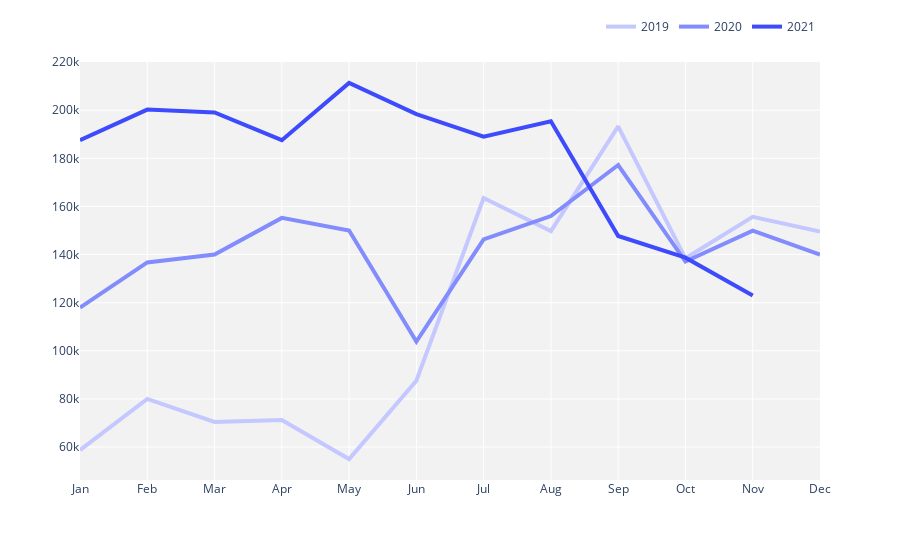

The notebook cell this image was saved under:
### Code cell
## Still to do - make months words, round number in hoverlabel (code doesn't seem to be working...)

colours = ['#c4c8ff','#838cfc','#3d4bfc']

df_median_cost = df.groupby(['Year','Month'])['Total Estimated Cost of Works'].median().reset_index()

#df_median_cost['Total Estimated Cost of Works'] = df_median_cost['Total Estimated Cost of Works'].astype(np.int64)

fig = px.line(df_median_cost, 
             x='Month',
             y='Total Estimated Cost of Works', 
             color='Year',
             markers = False, 
              render_mode="SVG",
              hover_data={'Month':False},
             color_discrete_sequence=colours)

fig.update_xaxes(ticklabelposition="inside top", title=None,)
fig.update_yaxes(title= None, showgrid = True, showticklabels = True)

fig.update_layout(hoverlabel=dict(bgcolor="white",
                                  font_size=14,
                                  font_family="Arial",
                                  font_color='Black',
                                  bordercolor="rgba(255,255,255,255)"),
                 plot_bgcolor='#f2f2f2')

fig.update_layout(hovermode="x unified", showlegend = True)

fig.update_layout(legend=dict(
    orientation="h",
    yanchor="bottom",
    y=1.05,
    xanchor="right",
    x=1,
))

fig.update_layout(legend={'title_text':''})

fig.update_traces(line=dict(width=4),hovertemplate=None)


fig.show()

fig.write_html(f'{visuals}Median_Monthly_Cost_By_Year.html')

### Figure 1 — Plotly figure (JSON) as saved in the notebook; plotly's stock layout.template omitted (floating-point values rounded to 4 significant figures)
{"data": [{"legendgroup": "2019", "line": {"color": "#c4c8ff", "dash": "solid", "width": 4}, "marker": {"symbol": "circle"}, "mode": "lines", "name": "2019", "orientation": "v", "showlegend": true, "type": "scatter", "x": ["Jan", "Feb", "Mar", "Apr", "May", "Jun", "Jul", "Aug", "Sep", "Oct", "Nov", "Dec"], "xaxis": "x", "y": [58760.0, 80000, 70430.0, 71210.0, 55000, 87547, 163500, 149750, 193265, 138457, 155715, 149600.0], "yaxis": "y"}, {"legendgroup": "2020", "line": {"color": "#838cfc", "dash": "solid", "width": 4}, "marker": {"symbol": "circle"}, "mode": "lines", "name": "2020", "orientation": "v", "showlegend": true, "type": "scatter", "x": ["Jan", "Feb", "Mar", "Apr", "May", "Jun", "Jul", "Aug", "Sep", "Oct", "Nov", "Dec"], "xaxis": "x", "y": [117989, 136730, 140000, 155252, 150000, 103800.0, 146306, 156000, 177218, 137085, 149975, 140000], "yaxis": "y"}, {"legendgroup": "2021", "line": {"color": "#3d4bfc", "dash": "solid", "width": 4}, "marker": {"symbol": "circle"}, "mode": "lines", "name": "2021", "orientation": "v", "showlegend": true, "type": "scatter", "x": ["Jan", "Feb", "Mar", "Apr", "May", "Jun", "Jul", "Aug", "Sep", "Oct", "Nov", "Dec"], "xaxis": "x", "y": [187509, 200250, 199052, 187530, 211350, 198386, 189030, 195400, 147717, 138700, 123000, null], "yaxis": "y"}], "layout": {"hoverlabel": {"bgcolor": "white", "bordercolor": "rgba(255,255,255,255)", "font": {"color": "Black", "family": "Arial", "size": 14}}, "hovermode": "x unified", "legend": {"orientation": "h", "title": {"text": ""}, "tracegroupgap": 0, "x": 1, "xanchor": "right", "y": 1.05, "yanchor": "bottom"}, "margin": {"t": 60}, "plot_bgcolor": "#f2f2f2", "showlegend": true, "xaxis": {"anchor": "y", "domain": [0, 1], "ticklabelposition": "inside top", "title": {}}, "yaxis": {"anchor": "x", "domain": [0, 1], "showgrid": true, "showticklabels": true, "title": {}}}}
